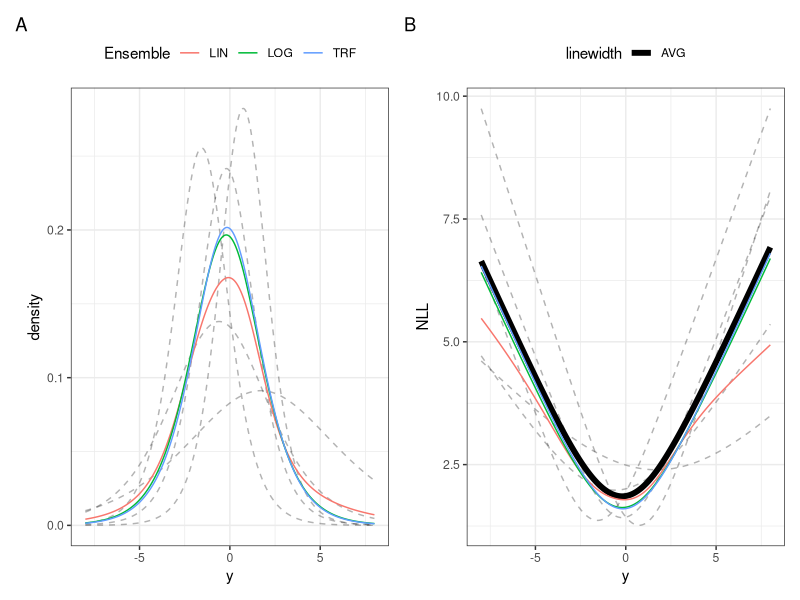
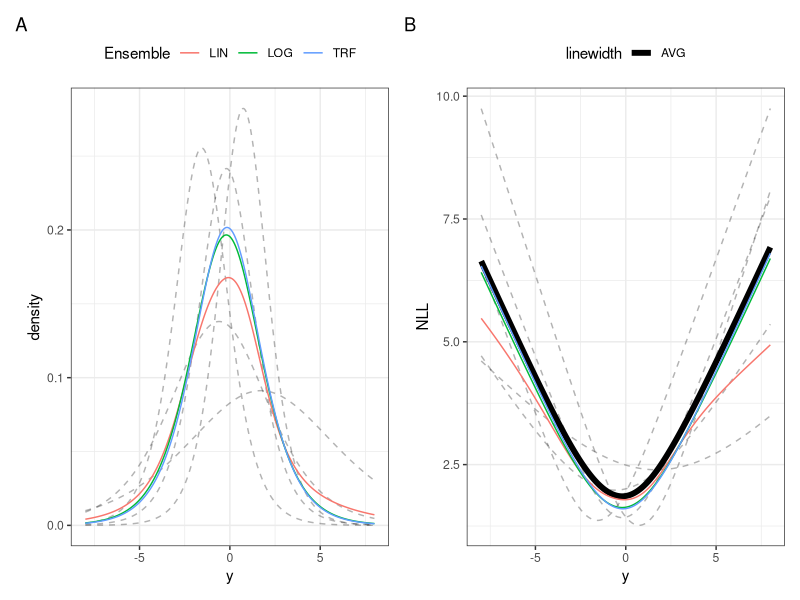

Generate these figures, in order, with R:
# Produce Figure 2
# Lucas Kook
# Feb 2022

set.seed(1)

# Dependencies ------------------------------------------------------------

library(tidyverse)
library(patchwork)
theme_set(theme_bw() + theme(legend.position = "top"))

# FUNs --------------------------------------------------------------------

h <- function(y, theta) y %*% theta
pZ <- function(z) plogis(z)
dZ <- function(z) dlogis(z)
hp <- function(dy, theta) dy %*% theta

# Data --------------------------------------------------------------------

res <- 1e3
ys <- seq(-8, 8, length.out = res)

thetas <- matrix(rnorm(2 * 5), ncol = 2)
thetas[, 2] <- log(1 + exp(thetas[, 2]))

y <- cbind(1, ys)
dy <- cbind(0, rep(1, length(ys)))

probs <- pZ(h(y, t(thetas)))
dens <- dZ(h(y, t(thetas))) * hp(dy, t(thetas))

# Linear ensemble
pcensemble <- apply(probs, 1, mean)
censemble <- apply(dens, 1, mean)

# Transformation ensemble
mth <- apply(thetas, 2, mean)
iensemble <- c(dZ(h(y, mth)) * hp(dy, mth))
piensemble <- c(pZ(h(y, mth)))

# Mean NLL
mNLL <- exp(rowMeans(log(dens)))

# log-linear ensemble
lensemble <- mNLL / sum(mNLL * diff(ys)[1])
plensemble <- cumsum(mNLL) / max(cumsum(mNLL))

edat <- data.frame(
  y = ys,
  LIN = censemble,
  TRF = iensemble,
  LOG = lensemble,
  AVG = mNLL
) %>%
  gather("method", "value", LIN, TRF, LOG)

adat <- data.frame(y = ys, value = mNLL)

mdat <- data.frame(
  y = ys,
  dens = dens
) %>%
  gather("member", "value", dens.1:dens.5)

p1 <- ggplot(edat,
       aes(x = y, y = value, color = method, group = method)) +
  geom_line(aes(x = y, y = value, group = member), data = mdat,
            inherit.aes = FALSE, alpha = 0.3, linetype = 2) +
  geom_line() +
  labs(x = "y", y = "density", color = "Ensemble")

p2 <- ggplot(edat, aes(x = y, y = -log(value), color = method, group = method)) +
  geom_line(aes(x = y, y = -log(value), group = member), data = mdat,
            inherit.aes = FALSE, alpha = 0.3, linetype = 2) +
  geom_line(aes(x = y, y = -log(value), lwd = "AVG"), data = adat,
            inherit.aes = FALSE, alpha = 1, linetype = 1) +
  geom_line(show.legend = FALSE) +
  labs(x = "y", y = "NLL", color = "Ensemble", size = "") +
  scale_size_manual(values = c("AVG" = 0.7))

(p1 + labs(tag = "A")) + (p2 + labs(tag = "B"))
ggsave("figure2.pdf", height = 4, width = 9)
